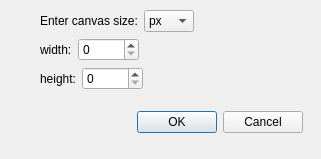
<?xml version="1.0" encoding="UTF-8"?>
<ui version="4.0">
 <class>Dialog</class>
 <widget class="QDialog" name="Dialog">
  <property name="geometry">
   <rect>
    <x>0</x>
    <y>0</y>
    <width>321</width>
    <height>159</height>
   </rect>
  </property>
  <property name="windowTitle">
   <string>Dialog</string>
  </property>
  <widget class="QWidget" name="layoutWidget">
   <property name="geometry">
    <rect>
     <x>40</x>
     <y>10</y>
     <width>263</width>
     <height>123</height>
    </rect>
   </property>
   <layout class="QVBoxLayout" name="verticalLayout">
    <item>
     <layout class="QHBoxLayout" name="horizontalLayout">
      <item>
       <widget class="QLabel" name="label">
        <property name="text">
         <string>Enter canvas size:</string>
        </property>
       </widget>
      </item>
      <item>
       <widget class="QComboBox" name="comboBox">
        <item>
         <property name="text">
          <string>px</string>
         </property>
        </item>
        <item>
         <property name="text">
          <string>mm</string>
         </property>
        </item>
       </widget>
      </item>
      <item>
       <spacer name="horizontalSpacer">
        <property name="orientation">
         <enum>Qt::Horizontal</enum>
        </property>
        <property name="sizeHint" stdset="0">
         <size>
          <width>98</width>
          <height>20</height>
         </size>
        </property>
       </spacer>
      </item>
     </layout>
    </item>
    <item>
     <layout class="QHBoxLayout" name="horizontalLayout_2">
      <item>
       <widget class="QLabel" name="label_2">
        <property name="text">
         <string>width:</string>
        </property>
       </widget>
      </item>
      <item>
       <widget class="QSpinBox" name="wspinBox">
        <property name="maximum">
         <number>20000</number>
        </property>
       </widget>
      </item>
      <item>
       <spacer name="horizontalSpacer_2">
        <property name="orientation">
         <enum>Qt::Horizontal</enum>
        </property>
        <property name="sizeHint" stdset="0">
         <size>
          <width>128</width>
          <height>20</height>
         </size>
        </property>
       </spacer>
      </item>
     </layout>
    </item>
    <item>
     <layout class="QHBoxLayout" name="horizontalLayout_3">
      <item>
       <widget class="QLabel" name="label_3">
        <property name="text">
         <string>height:</string>
        </property>
       </widget>
      </item>
      <item>
       <widget class="QSpinBox" name="hspinBox">
        <property name="maximum">
         <number>20000</number>
        </property>
       </widget>
      </item>
      <item>
       <spacer name="horizontalSpacer_3">
        <property name="orientation">
         <enum>Qt::Horizontal</enum>
        </property>
        <property name="sizeHint" stdset="0">
         <size>
          <width>128</width>
          <height>20</height>
         </size>
        </property>
       </spacer>
      </item>
     </layout>
    </item>
    <item>
     <spacer name="verticalSpacer">
      <property name="orientation">
       <enum>Qt::Vertical</enum>
      </property>
      <property name="sizeHint" stdset="0">
       <size>
        <width>20</width>
        <height>18</height>
       </size>
      </property>
     </spacer>
    </item>
    <item>
     <widget class="QDialogButtonBox" name="buttonBox">
      <property name="orientation">
       <enum>Qt::Horizontal</enum>
      </property>
      <property name="standardButtons">
       <set>QDialogButtonBox::Cancel|QDialogButtonBox::Ok</set>
      </property>
     </widget>
    </item>
   </layout>
  </widget>
 </widget>
 <tabstops>
  <tabstop>comboBox</tabstop>
 </tabstops>
 <resources/>
 <connections>
  <connection>
   <sender>buttonBox</sender>
   <signal>accepted()</signal>
   <receiver>Dialog</receiver>
   <slot>accept()</slot>
   <hints>
    <hint type="sourcelabel">
     <x>258</x>
     <y>124</y>
    </hint>
    <hint type="destinationlabel">
     <x>157</x>
     <y>147</y>
    </hint>
   </hints>
  </connection>
  <connection>
   <sender>buttonBox</sender>
   <signal>rejected()</signal>
   <receiver>Dialog</receiver>
   <slot>reject()</slot>
   <hints>
    <hint type="sourcelabel">
     <x>290</x>
     <y>130</y>
    </hint>
    <hint type="destinationlabel">
     <x>286</x>
     <y>147</y>
    </hint>
   </hints>
  </connection>
 </connections>
</ui>
